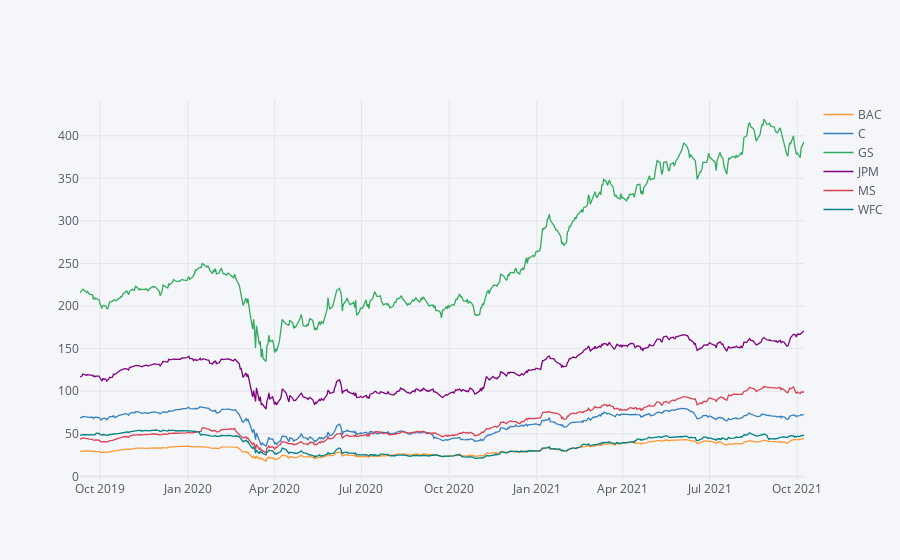

This figure's notebook cell:
### Code cell
bank_stocks.xs(key='Close',axis=1,level='Stock Info').iplot()

### Figure 1 — Plotly figure (JSON) as saved in the notebook; plotly's stock layout.template omitted (floating-point values rounded to 4 significant figures; data arrays with more than 128 entries replaced by an {"elided": "..."} marker saying what was removed)
{"data": [{"line": {"color": "rgba(255, 153, 51, 1.0)", "dash": "solid", "shape": "linear", "width": 1.3}, "mode": "lines", "name": "BAC", "text": "", "type": "scatter", "x": {"elided": "526 str values"}, "y": {"elided": "526 float values"}}, {"line": {"color": "rgba(55, 128, 191, 1.0)", "dash": "solid", "shape": "linear", "width": 1.3}, "mode": "lines", "name": "C", "text": "", "type": "scatter", "x": {"elided": "526 str values"}, "y": {"elided": "526 float values"}}, {"line": {"color": "rgba(50, 171, 96, 1.0)", "dash": "solid", "shape": "linear", "width": 1.3}, "mode": "lines", "name": "GS", "text": "", "type": "scatter", "x": {"elided": "526 str values"}, "y": {"elided": "526 float values"}}, {"line": {"color": "rgba(128, 0, 128, 1.0)", "dash": "solid", "shape": "linear", "width": 1.3}, "mode": "lines", "name": "JPM", "text": "", "type": "scatter", "x": {"elided": "526 str values"}, "y": {"elided": "526 float values"}}, {"line": {"color": "rgba(219, 64, 82, 1.0)", "dash": "solid", "shape": "linear", "width": 1.3}, "mode": "lines", "name": "MS", "text": "", "type": "scatter", "x": {"elided": "526 str values"}, "y": {"elided": "526 float values"}}, {"line": {"color": "rgba(0, 128, 128, 1.0)", "dash": "solid", "shape": "linear", "width": 1.3}, "mode": "lines", "name": "WFC", "text": "", "type": "scatter", "x": {"elided": "526 str values"}, "y": {"elided": "526 float values"}}], "layout": {"legend": {"bgcolor": "#F5F6F9", "font": {"color": "#4D5663"}}, "paper_bgcolor": "#F5F6F9", "plot_bgcolor": "#F5F6F9", "title": {"font": {"color": "#4D5663"}}, "xaxis": {"gridcolor": "#E1E5ED", "showgrid": true, "tickfont": {"color": "#4D5663"}, "title": {"font": {"color": "#4D5663"}, "text": ""}, "zerolinecolor": "#E1E5ED"}, "yaxis": {"gridcolor": "#E1E5ED", "showgrid": true, "tickfont": {"color": "#4D5663"}, "title": {"font": {"color": "#4D5663"}, "text": ""}, "zerolinecolor": "#E1E5ED"}}}
